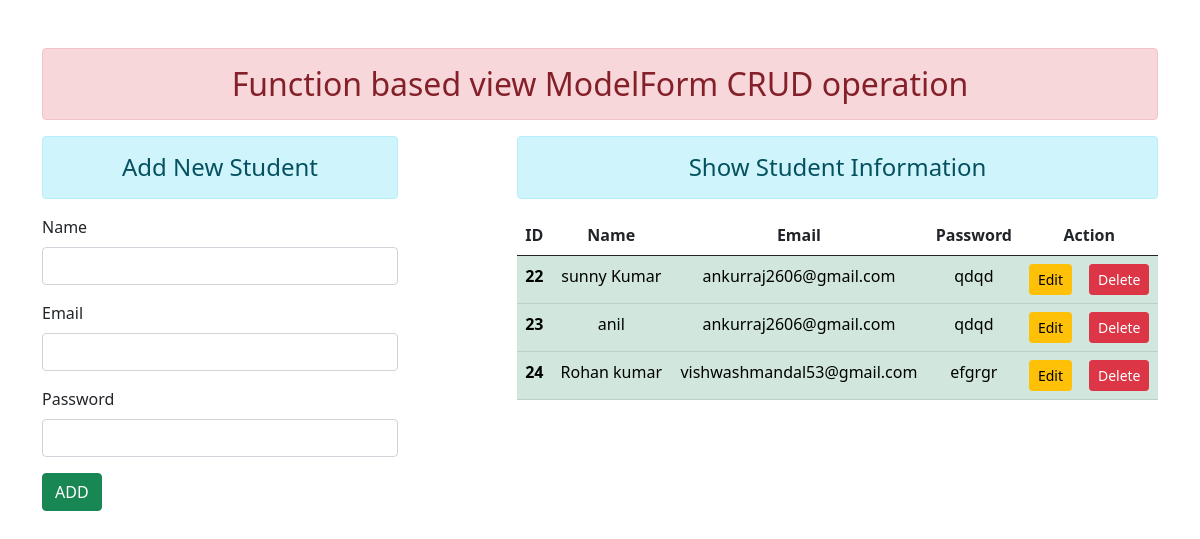
Before: / with the older database file.
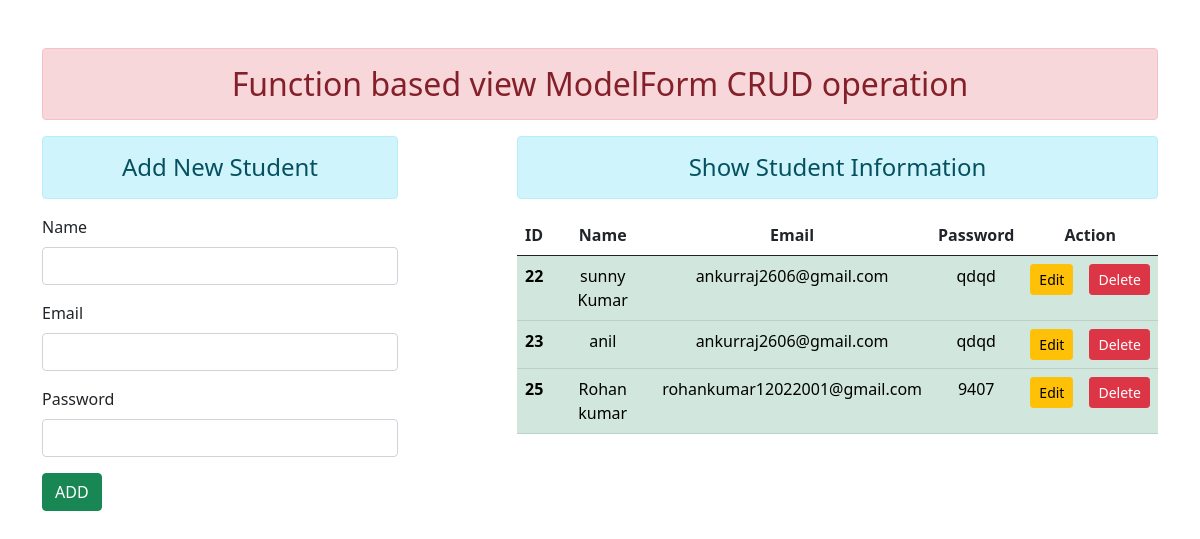
After: the same page with the newer database file.
### enroll/models.py (models this page shows, shortened)
class User(models.Model):
    name=models.CharField(max_length=70)
    email=models.EmailField(max_length=100)
    password=models.CharField(max_length=100)

### enroll/views.py (the view)
# urls.py: path("", views.add_show, name="addandshow"),
def add_show(request):
    if request.method=='POST':
        fm=StudentRegistration(request.POST)
        if fm.is_valid():
            fm.save()
            fm=StudentRegistration()
            return HttpResponseRedirect('/')
    else:
        fm=StudentRegistration()
    stud=User.objects.all()
    return render(request, 'enroll/addandshow.html',{'form':fm,'stu':stud})

### enroll/forms.py
class StudentRegistration(forms.ModelForm):
    class Meta:
        model=User
        fields=['name','email','password']
        widgets={
            'name':forms.TextInput(attrs={'class':'form-control','id':'InputEmail'}),
            'email':forms.EmailInput(attrs={'class':'form-control'}),
            'password':forms.PasswordInput(render_value=True,attrs={'class':'form-control'}),
        }

### enroll/templates/enroll/addandshow.html (shortened to what this page needs)
{% extends 'enroll/base.html' %}
{% block content %}
<div class="row">
    <div class="col-sm-4">
        <h4 class="alert alert-info text-center">Add New Student</h4>
        <form action="/" method="POST">
            {% for field in form %}
            <div class="mb-3">
                <label for="field.id_for_label" class="form-label">{{field.label}}</label>
                {{field}}
            </div>
            {% endfor %}
            <button type="submit" class="btn btn-success">ADD</button>
        </form>
    </div>
    <div class="col-sm-7 offset-sm-1">
        <h4 class="alert alert-info text-center">Show Student Information</h4>
        {% if stu %}
        <table class="table  table-hover">
            <thead>
                <tr class="text-center">
                    <th class="text-center" scope="col">ID</th>
                    <th class="text-center" scope="col">Name</th>
                    <th class="text-center" scope="col">Email</th>
                    <th class="text-center" scope="col">Password</th>
                    <th class="text-center" colspan="2" scope="col">Action</th>
                </tr>
            </thead>
            <tbody>
             {% for student in stu %}
                <tr class="text-center table-success">
                    <th class="text-center" scope="row">{{student.pk}}</th>
                    <td class="text-center">{{student.name}}</td>
                    <td class="text-center">{{student.email}}</td>
                    <td class="text-center">{{student.password}}</td>
                    <td><a href="{% url 'updatedata' student.id %}" class="btn btn-warning btn-sm">Edit</a></td>
                    <td><a href="{% url 'deletedata' student.id %}" class="btn btn-danger btn-sm">Delete</a></td>
                </tr>
             {% endfor %}
            </tbody>
        </table>
        {% else %}
        <h4 class="text-center alert alert-warning">No Records</h4>
        {% endif %}
    </div>
</div>
{% endblock content %}

### enroll/templates/enroll/base.html (shortened to what this page needs)
<!DOCTYPE html>
{% load static %}
<html lang="en">
<head>
    <link rel="stylesheet" href="{% static 'enroll/CSS/bootstrap.css' %}">
</head>
<body>
    <div class="container mt-5">
    <h2 class="alert alert-danger text-center">Function based view ModelForm CRUD operation</h2>
    {% block content %}{% endblock content %}
    </div>
</body>
</html>

Changed rows visible on the page:
removed User: pk "24", name "Rohan kumar", email "vishwashmandal53@gmail.com", password "efgrgr"
added User: pk "25", name "Rohan kumar", email "rohankumar12022001@gmail.com", password "9407"
